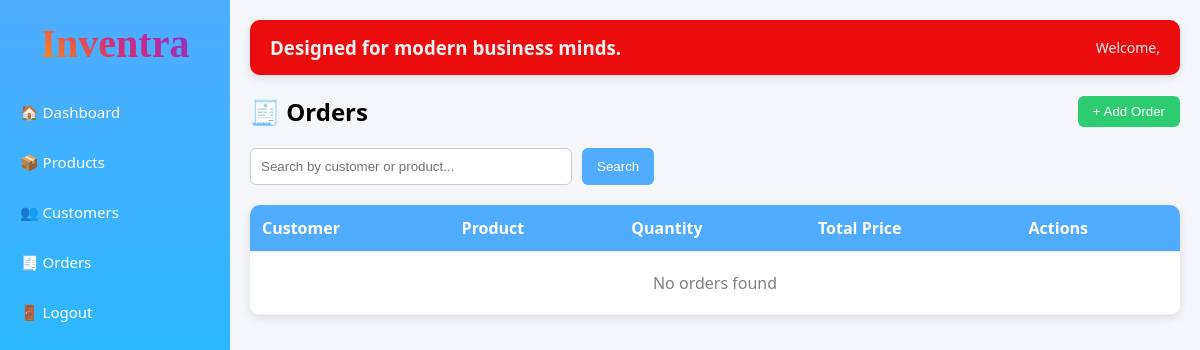
/orders/, run on an earlier commit of the app's database.
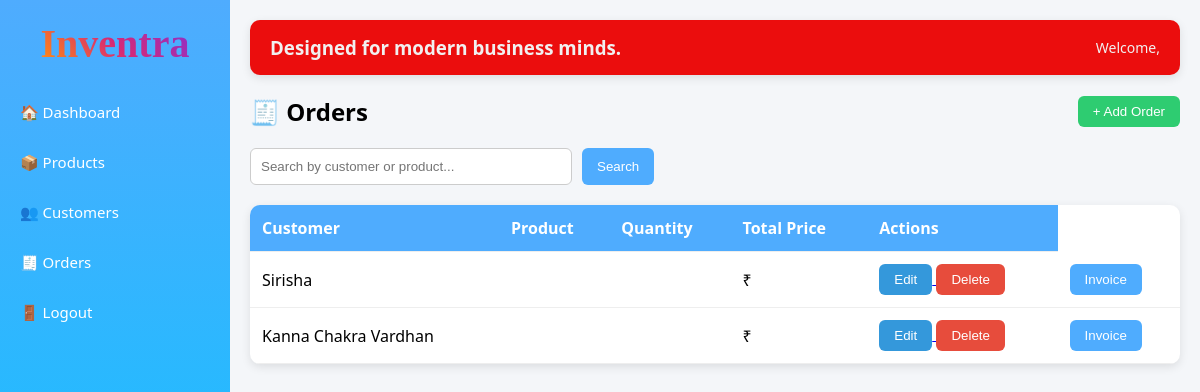
And on a later commit of the database.
### orders/models.py (models this page shows, shortened)
class Order(models.Model):
    customer = models.ForeignKey('customers.Customer', on_delete=models.CASCADE)
    created_at = models.DateTimeField(auto_now_add=True)

### customers/models.py (models this page shows, shortened)
class Customer(models.Model):
    name = models.CharField(max_length=100)
    email = models.EmailField()
    phone = models.CharField(max_length=15)

### orders/views.py (the view)
# urls.py: path('', views.order_list, name='order_list'),
def order_list(request):
    orders = Order.objects.all().order_by('-id')
    return render(request, 'orders/orders_list.html', {'orders': orders})

### templates/orders/orders_list.html
{% extends "base.html" %}
{% block content %}
<div style="display:flex; justify-content:space-between; align-items:center; margin-bottom:20px;">
    <h2 style="margin:0;">🧾 Orders</h2>
    <a href="/orders/add/">
        <button style="background:#2ecc71;">+ Add Order</button>
    </a>
</div>
<form method="GET" style="margin-bottom:20px; display:flex; gap:10px;">
    <input type="text" name="search" placeholder="Search by customer or product..."
           style="padding:10px; width:300px; border-radius:6px; border:1px solid #ccc;">
    <button type="submit">Search</button>
</form>
<table>
<tr>
    <th>Customer</th>
    <th>Product</th>
    <th>Quantity</th>
    <th>Total Price</th>
    <th>Actions</th>
</tr>
{% for order in orders %}
<tr>
    <td>{{ order.customer.name }}</td>
    <td>{{ order.product.name }}</td>
    <td>{{ order.quantity }}</td>
    <td>₹ {{ order.total_price }}</td>
    <td>
        <a href="/orders/edit/{{ order.id }}/">
            <button style="background:#3498db;">Edit</button>
        </a>
        <a href="/orders/delete/{{ order.id }}/"
           onclick="return confirm('Are you sure you want to delete this order?')">
            <button style="background:#e74c3c;">Delete</button>
        </a>
    </td>
    <td>
        <a href="/orders/invoice/{{ order.id }}/">
            <button>Invoice</button>
        </a>
    </td>
</tr>
{% empty %}
<tr>
    <td colspan="5" style="text-align:center; padding:20px; color:gray;">
        No orders found
    </td>
</tr>
{% endfor %}
</table>
{% endblock %}

What changed in the data, as far as the page shows it:
added Order: customer.name "Sirisha"
added Order: customer.name "Kanna Chakra Vardhan"
Also different on the page:
text no longer shown: "No orders found"
